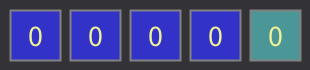
Frame 1 (no input)
Frame 60 (the mouse pressed at the canvas centre just before this capture): identical to frame 1, image omitted
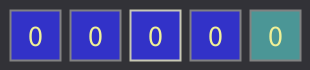
Frame 120 (the mouse held since frame 60 and released just before this capture)

The Processing sketch that drew these frames (run headless with seeded random() and noise(); from frame 60 on, the mouse is pressed at the canvas centre):

// Processing sketch: processing_134689
// ── processing_134689.pde

int Anzahl=5;

ClickableRect[] Reschtecke=new ClickableRect [Anzahl];

void setup() {
  size(310,70);
  for (int index=0;index<Anzahl;index++) {
    Reschtecke[index]=new ClickableRect(10+60*index, 10, 50, 50);
  }
  Reschtecke[Anzahl-1].setColor(75,150,150);
}

void draw() {
  background(50, 50, 55);
  for (int index=0;index<Anzahl;index++) {
    Reschtecke[index].draw();
  }
}

void mouseClicked() {
  for (int index=0;index<Anzahl;index++) {
    if (Reschtecke[index].mouseOver()) {
      Reschtecke[index].countClick();
    }
  }
}

class ClickableRect {
  int x0, y0, w, h;
  int counter=0;
  color hinterGrundFarbe=color(50, 50, 200);

  public ClickableRect(int x, int y, int newWidth, int newHeight) {
    w=newWidth;
    h=newHeight;
    setPosition(x, y);
  }

  public void setPosition(int x, int y) {
    x0=x;
    y0=y;
  }
  public void setColor(int r,int g, int b){
  hinterGrundFarbe=color(r,g,b);
  }
  public void draw() {
    fill(hinterGrundFarbe);
    strokeWeight(2);
    if (mouseOver()) {
      stroke(200, 200, 180);
    }
    else {
      stroke(130, 130, 130);
    }
    rect(x0, y0, w, h);
    fill(240, 240, 150);
    textSize(30);
    textAlign(CENTER, CENTER);
    text(counter, x0+w/2, y0+h/2);
  }
  public boolean mouseOver() {
    if (mouseX>=x0&&mouseX<x0+h&&mouseY>=y0&&mouseY<y0+h) {
      return true;
    }
    else {
      return false;
    }
  }
  public void countClick() {
    counter++;
  }
}
